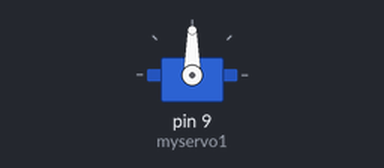
Simulated run of this sketch. Board: Arduino Uno, built with avr-gcc and run on an emulated ATmega328P. Shown: servo.

Above: at 0.1 s.
At 7.86 s:
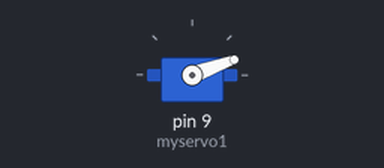
At 16.29 s:
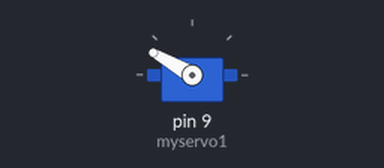
At 31.96 s:
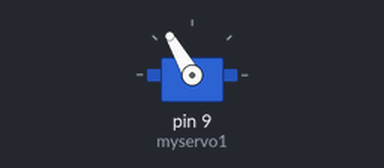
Timing chart, 0 to 34.3 s (numbered marks = the images above):
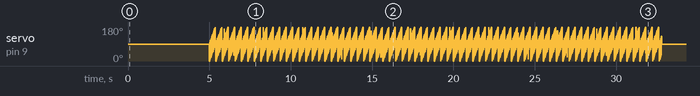

The sketch:

servo_5.ino
```cpp
#include <Servo.h>

Servo myservo1;  // create servo object to control a servo
// twelve servo objects can be created on most boards

int pos = 0;    // variable to store the servo position

int currentMillis,previousMillis,temp=0;

void setup() {
  // put your setup code here, to run once:
 myservo1.attach(9);
 Serial.begin(9600);
}

void loop() {
  // put your main code here, to run repeatedly:
currentMillis=millis();
test();
}


void test()
{
  if(currentMillis-previousMillis>=5000)
  {
    currentMillis=previousMillis;
    temp=0;
  }
  else
  {
  temp=1;
  }
  if(temp==0)
  {
  for (pos = 0; pos <= 180; pos += 10) { // goes from 0 degrees to 180 degrees
    // in steps of 1 degree
    myservo1.write(pos);              // tell servo to go to position in variable 'pos'
    delay(2);                       // waits 15ms for the servo to reach the position
    if(pos==180)
    return;
  }
    //delay(1);
  for (pos = 180; pos >= 0; pos -= 10) { // goes from 180 degrees to 0 degrees
    myservo1.write(pos);              // tell servo to go to position in variable 'pos'
    delay(1);                       // waits 15ms for the servo to reach the position
    Serial.println(pos);
    if(pos==0)
    return;
  }
  }
  else if(temp==1)
  {
    myservo1.write(90);


  }
}
```
